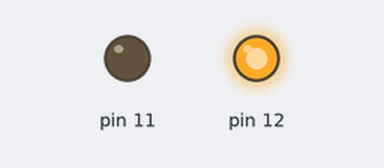
A sketch run on a simulated Arduino Uno, built with avr-gcc and run on an emulated ATmega328P. On the bench: output pins drawn as LEDs (lit = HIGH).

Above: at 0.7 s.
At 5.2 s:
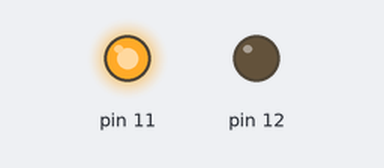
Timing chart, 0 to 6.9 s (numbered marks = the images above):
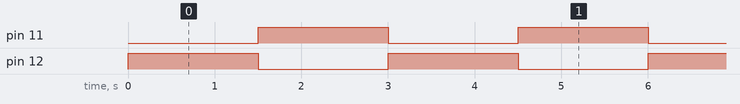

Measured:
- by itself, pin 11, pin 12: alternates HIGH for 1.5 s and LOW for 1.5 s

The sketch:

second.ino
```cpp
void setup() {
  // initialize digital pin LED_BUILTIN as an output.
  pinMode(11, OUTPUT);//꼭대문자 소문자 구분
  pinMode(12, OUTPUT);
}

//깜빡이는거 설정하는프로그램
void loop() {
  digitalWrite(12, HIGH);   // turn the LED on (HIGH is the voltage level)
  digitalWrite(11, LOW);
  delay(1500);                       // wait for a second
  digitalWrite(11, HIGH);   // turn the LED on (HIGH is the voltage level)
  digitalWrite(12, LOW);    // turn the LED off by making the voltage LOW
  delay(1500);                       // wait for a second
}
```
